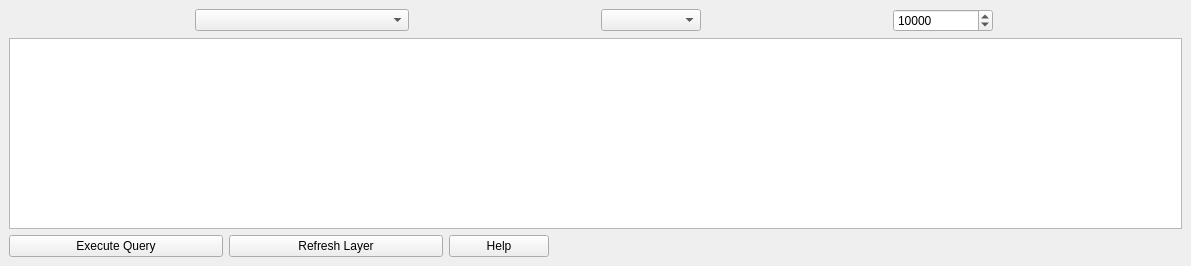
<?xml version="1.0" encoding="UTF-8"?>
<ui version="4.0">
 <class>MoveDockWidgetBase</class>
 <widget class="QDockWidget" name="MoveDockWidgetBase">
  <property name="geometry">
   <rect>
    <x>0</x>
    <y>0</y>
    <width>1191</width>
    <height>266</height>
   </rect>
  </property>
  <property name="windowTitle">
   <string>Move</string>
  </property>
  <widget class="QWidget" name="dockWidgetContents">
   <layout class="QGridLayout" name="gridLayout">
    <item row="0" column="0">
     <layout class="QHBoxLayout" name="horizontalLayout_1">
      <item>
       <widget class="QComboBox" name="combo_database">
        <property name="sizePolicy">
         <sizepolicy hsizetype="Fixed" vsizetype="Fixed">
          <horstretch>0</horstretch>
          <verstretch>0</verstretch>
         </sizepolicy>
        </property>
        <property name="minimumSize">
         <size>
          <width>214</width>
          <height>0</height>
         </size>
        </property>
       </widget>
      </item>
      <item>
       <widget class="QComboBox" name="combo_fps">
        <property name="sizePolicy">
         <sizepolicy hsizetype="Fixed" vsizetype="Fixed">
          <horstretch>0</horstretch>
          <verstretch>0</verstretch>
         </sizepolicy>
        </property>
        <property name="minimumSize">
         <size>
          <width>100</width>
          <height>0</height>
         </size>
        </property>
        <property name="currentText">
         <string>FPS</string>
        </property>
       </widget>
      </item>
      <item>
       <widget class="QSpinBox" name="spinbox_integer">
        <property name="sizePolicy">
         <sizepolicy hsizetype="Fixed" vsizetype="Fixed">
          <horstretch>0</horstretch>
          <verstretch>0</verstretch>
         </sizepolicy>
        </property>
        <property name="minimumSize">
         <size>
          <width>100</width>
          <height>0</height>
         </size>
        </property>
        <property name="minimum">
         <number>0</number>
        </property>
        <property name="maximum">
         <number>50000</number>
        </property>
        <property name="value">
         <number>10000</number>
        </property>
       </widget>
      </item>
     </layout>
    </item>
    <item row="1" column="0">
     <widget class="QPlainTextEdit" name="input_text">
      <property name="enabled">
       <bool>true</bool>
      </property>
      <property name="tabChangesFocus">
       <bool>true</bool>
      </property>
      <property name="readOnly">
       <bool>false</bool>
      </property>
     </widget>
    </item>
    <item row="2" column="0">
     <layout class="QHBoxLayout" name="horizontalLayout">
      <property name="spacing">
       <number>6</number>
      </property>
      <item>
       <widget class="QPushButton" name="button_execute">
        <property name="enabled">
         <bool>true</bool>
        </property>
        <property name="sizePolicy">
         <sizepolicy hsizetype="Fixed" vsizetype="Fixed">
          <horstretch>0</horstretch>
          <verstretch>0</verstretch>
         </sizepolicy>
        </property>
        <property name="minimumSize">
         <size>
          <width>214</width>
          <height>0</height>
         </size>
        </property>
        <property name="text">
         <string>Execute Query</string>
        </property>
        <property name="autoDefault">
         <bool>true</bool>
        </property>
       </widget>
      </item>
      <item>
       <widget class="QPushButton" name="button_refresh">
        <property name="sizePolicy">
         <sizepolicy hsizetype="Fixed" vsizetype="Fixed">
          <horstretch>0</horstretch>
          <verstretch>0</verstretch>
         </sizepolicy>
        </property>
        <property name="minimumSize">
         <size>
          <width>214</width>
          <height>0</height>
         </size>
        </property>
        <property name="text">
         <string>Refresh Layer</string>
        </property>
        <property name="autoDefault">
         <bool>true</bool>
        </property>
       </widget>
      </item>
      <item>
       <widget class="QPushButton" name="button_help">
        <property name="sizePolicy">
         <sizepolicy hsizetype="Fixed" vsizetype="Fixed">
          <horstretch>0</horstretch>
          <verstretch>0</verstretch>
         </sizepolicy>
        </property>
        <property name="minimumSize">
         <size>
          <width>100</width>
          <height>0</height>
         </size>
        </property>
        <property name="text">
         <string>Help</string>
        </property>
        <property name="autoDefault">
         <bool>true</bool>
        </property>
       </widget>
      </item>
      <item>
       <spacer name="horizontalSpacer">
        <property name="orientation">
         <enum>Qt::Horizontal</enum>
        </property>
        <property name="sizeHint" stdset="0">
         <size>
          <width>40</width>
          <height>20</height>
         </size>
        </property>
       </spacer>
      </item>
     </layout>
    </item>
   </layout>
  </widget>
 </widget>
 <resources/>
 <connections/>
</ui>
